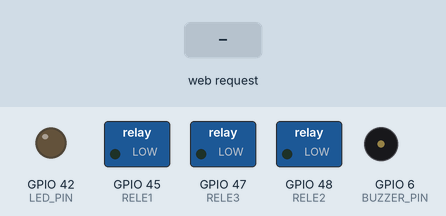
A sketch run on a simulated ESP32-S3. Shown: switched loads named in the sketch (green lamp = pin HIGH), output pins drawn as LEDs (lit = HIGH), buzzer (waves = sounding). The inputs (shaded band) are chosen by the test bench. WiFi joins after 1.5 s; servers stay silent unless stated; what the sketch prints to the serial monitor is not drawn.

Above: at 2.7 s.
2.8 s: HTTP request GET /buzzer received
At 2.95 s:
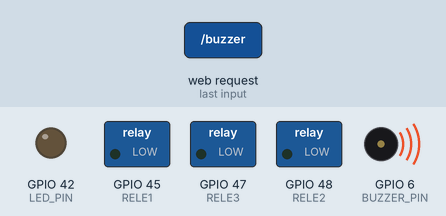
4.6 s: HTTP request GET /led?estado=on received
At 5.5 s:
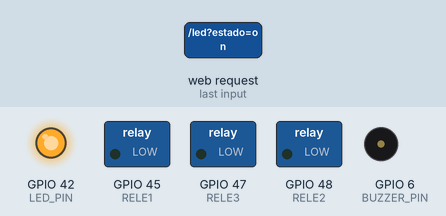
6.1 s: HTTP request GET /rele1?estado=on received
At 6.6 s:
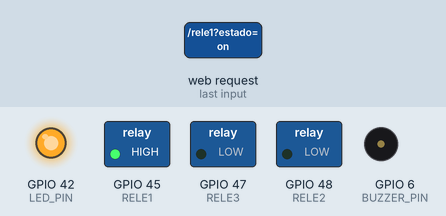
7.6 s: HTTP request GET /led?estado=1 received
At 8.8 s:
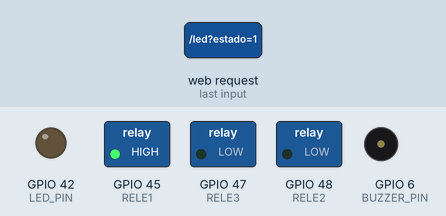
9.1 s: HTTP request GET /rele2?estado=on received
At 10.1 s:
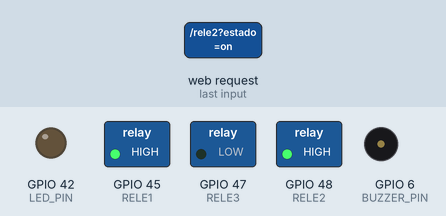
10.6 s: HTTP request GET /rele1?estado=1 received
At 11.3 s:
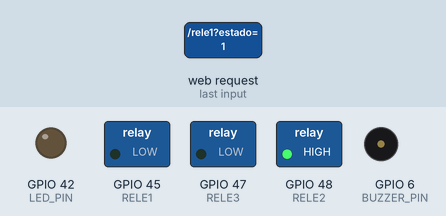
Timing chart, 0 to 13.1 s (numbered marks = the images above; inputs shaded):
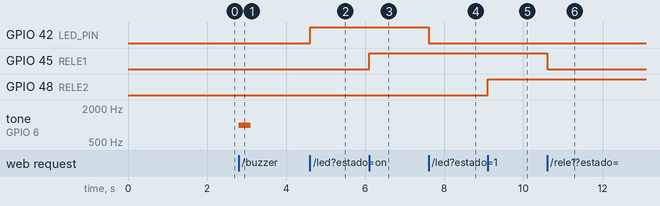

The sketch:

OficialSmart.ino
```cpp
#include <WiFi.h>
#include <ESPAsyncWebServer.h>
#include <DHT.h>
#include <NewPing.h>

//Access Wi-Fi
//const char* ssid = "Techtrends Corp";
//const char* password = "T3chtrend$@2024";
const char * ssid = "Santhiago";
const char * password = "sam07145";

// DHT22
#define DHTPIN 4
#define DHTTYPE DHT11
DHT dht(DHTPIN, DHTTYPE);

// LED
#define LED_PIN 42

// Buzzer
#define BUZZER_PIN 6

// Relés
#define RELE1 45
#define RELE2 48
#define RELE3 47

// Sensor de Proximidade (HC-SR04)
#define TRIGGER_PIN 16
#define ECHO_PIN 4
NewPing sonar(TRIGGER_PIN, ECHO_PIN, 200); // max 200cm

//Potenciometro
#define POT_PIN 9

//Sensor Presença
#define PIR_PIN 46

// Servidor Web
AsyncWebServer server(80);

void setup() {
  Serial.begin(115200);

  // Inicia sensores
  dht.begin();
  pinMode(LED_PIN, OUTPUT);
  pinMode(BUZZER_PIN, OUTPUT);
  pinMode(PIR_PIN, INPUT);
  pinMode(RELE1, OUTPUT);
  pinMode(RELE2, OUTPUT);
  pinMode(RELE3, OUTPUT);

  // Desligar todos no início
  digitalWrite(RELE1, LOW);
  digitalWrite(RELE2, LOW);
  digitalWrite(RELE3, LOW);


  // Wi-Fi
  WiFi.begin(ssid, password);
  while (WiFi.status() != WL_CONNECTED) delay(500);
  Serial.println(WiFi.localIP());


  // Rotas

//Ip associado ao ESP32
server.on("/ip", HTTP_GET, [](AsyncWebServerRequest *request){
  String ip = WiFi.localIP().toString();
  request->send(200, "text/plain", ip);
   //## Obter IP do Esp32 na REDE ###
  //http://192.168.15.63/ip
});

  // Obter Temperatura
  //### Temperatura C ###
  //http://192.168.15.63/temperatura
  server.on("/temperatura", HTTP_GET, [](AsyncWebServerRequest *request){
    float t = dht.readTemperature();
          if (isnan(t)) {
    AsyncWebServerResponse *response = request->beginResponse(500, "text/plain", "Erro");
    response->addHeader("Access-Control-Allow-Origin", "*");   //Tratamento de CORS
    request->send(response);
  } else {
    AsyncWebServerResponse *response = request->beginResponse(200, "text/plain", String((int)t));
    response->addHeader("Access-Control-Allow-Origin", "*");    //Tratamento de CORS
    request->send(response);
  }
  });

  // Ligar e desligar LEDS
  // Ligar LED: http://192.168.15.63/led?estado=on
  // Desligar LED: http://192.168.15.63/led?estado=off
  server.on("/led", HTTP_GET, [](AsyncWebServerRequest *request){
    if (request->hasParam("estado")) {
      String estado = request->getParam("estado")->value();
      digitalWrite(LED_PIN, estado == "on" ? HIGH : LOW);
      request->send(200, "text/plain", "LED " + estado);
    } else {
      request->send(400, "text/plain", "Faltando parâmetro");
    }
   });

   // Ligar e desligar RELES
   // Ligar Rele 1: http://192.168.15.63/rele1?estado=on
   // Desligar Rele 1: http://192.168.15.63/rele1?estado=off
  server.on("/rele1", HTTP_GET, [](AsyncWebServerRequest *request){
  String estado = request->getParam("estado")->value();
  digitalWrite(RELE1, estado == "on" ? HIGH : LOW);
  request->send(200, "text/plain", "Relé 1 " + estado);
});

  server.on("/rele2", HTTP_GET, [](AsyncWebServerRequest *request){
  String estado = request->getParam("estado")->value();
  digitalWrite(RELE2, estado == "on" ? HIGH : LOW);
  request->send(200, "text/plain", "Relé 2 " + estado);
});
  server.on("/rele3", HTTP_GET, [](AsyncWebServerRequest *request){
  String estado = request->getParam("estado")->value();
  digitalWrite(RELE3, estado == "on" ? HIGH : LOW);
  request->send(200, "text/plain", "Relé 3 " + estado);
  });

  // Ligar Buzzer
  // http://192.168.15.63/buzzer
  server.on("/buzzer", HTTP_GET, [](AsyncWebServerRequest *request){
  tone(BUZZER_PIN, 1000, 300); // 1000 Hz por 300 ms
  request->send(200, "text/plain", "Buzzer acionado");
  });

  // Obter Proximidade
  // http://192.168.15.63/proximidade
  server.on("/proximidade", HTTP_GET, [](AsyncWebServerRequest *request){
    int distancia = sonar.ping_cm();
    request->send(200, "text/plain", String(distancia));
  });

  // Dados Potenciometro
  // http://192.168.15.63/potenciometro
  server.on("/potenciometro", HTTP_GET, [](AsyncWebServerRequest *request){
  int valor = analogRead(POT_PIN);
  AsyncWebServerResponse *response = request->beginResponse(200, "text/plain", String(valor));
  response->addHeader("Access-Control-Allow-Origin", "*");  // <- habilita CORS
  request->send(response);
});
  // Dados de Presença
  // http://192.168.15.63/presenca
  server.on("/presenca", HTTP_GET, [](AsyncWebServerRequest *request){
  int estado = digitalRead(PIR_PIN);
  String resposta = estado == HIGH ? "Presença Detectada" : "Sem Movimento";
  AsyncWebServerResponse *response = request->beginResponse(200, "text/plain", resposta);
  response->addHeader("Access-Control-Allow-Origin", "*");
  request->send(response);
});

  server.begin();
}

void loop(){
  //TESTE TEMPERATURA
  //float t = dht.readTemperature();
  //Serial.print("%  Temperature: ");
  //Serial.print(t);
  //Serial.print("°C, ");

  //TESTE POTENCIOMETRO
  //int valor = analogRead(POT_PIN);
  //Serial.println(valor);
  //delay(500);

  //TESTE SENSOR PRESENÇA
  pinMode(PIR_PIN, INPUT);


}
```

Measured:
- after the input at 2.8 s, tone on GPIO 6 (BUZZER_PIN): silent → 1000 Hz at once, → silent 0.30 s later
- after the input at 4.6 s, GPIO 42 (LED_PIN): LOW → HIGH at once
- after the input at 6.1 s, GPIO 45 (RELE1): LOW → HIGH at once
- after the input at 7.6 s, GPIO 42 (LED_PIN): HIGH → LOW at once
- after the input at 9.1 s, GPIO 48 (RELE2): LOW → HIGH at once
- after the input at 10.6 s, GPIO 45 (RELE1): HIGH → LOW at once
